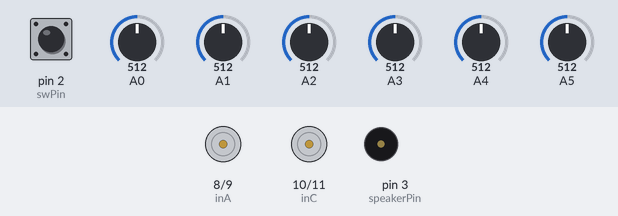
Bench run of a sketch on a simulated Arduino Uno, built with avr-gcc and run on an emulated ATmega328P. Shown: motor-driver pin pairs drawn as motors (green arrow = first pin HIGH = forward, orange = second pin HIGH = backward, longer = more drive, scaled by the enable pin), buzzer (waves = sounding). The inputs (shaded band) are chosen by the test bench; at power-on: pin 2 (swPin) HIGH, A0 = 512, A1 = 512, A2 = 512, A3 = 512, A4 = 512, A5 = 512. What the sketch prints to the serial monitor is not drawn.

Above: at 1.2 s.
1.3 s: pin 2 (swPin) pulled LOW for 0.15 s
At 3.0 s:
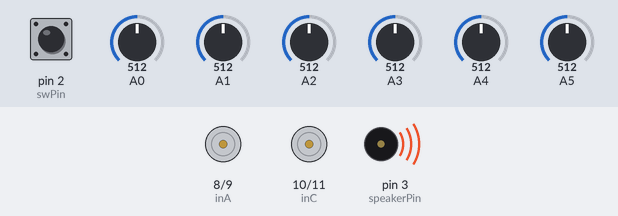
At 3.6 s:
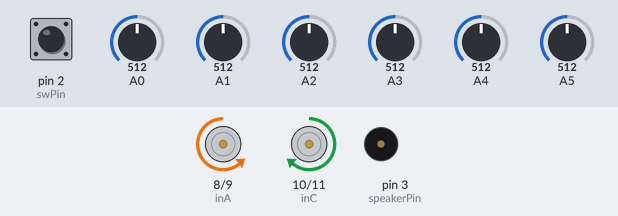
4.4 s: pin 2 (swPin) pulled LOW for 1 s
At 4.45 s:
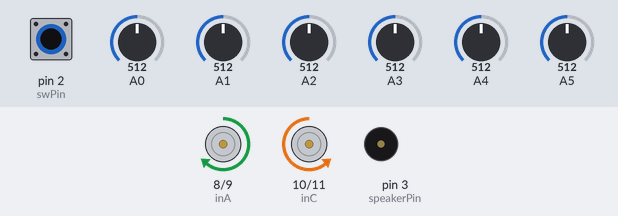
Timing chart, 0 to 7.4 s (numbered marks = the images above; inputs shaded):
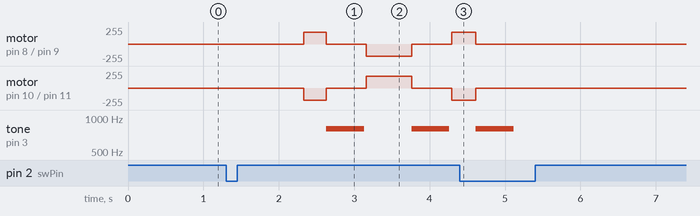

The sketch:

LineFollowRobot.ino
```cpp
#include "lineFollow.h"

void setup() {
	//setting up the sensors
	/*for (int i = 0; i < 5; i++) {
	pinMode(lsPin[i], INPUT);
	}*/
	pinMode(swPin, INPUT);
	pinMode(speakerPin, OUTPUT);

	pinMode(inA, OUTPUT);
	pinMode(inB, OUTPUT);
	//pinMode(enL, OUTPUT);

	pinMode(inC, OUTPUT);
	pinMode(inD, OUTPUT);
	//pinMode(enR, OUTPUT);

	//sw pin enable  Pull ups
	digitalWrite(swPin, HIGH);

	Serial.begin(9600);
	Serial.println("OK");

	analogWrite(enL, 220);

	//intensityCalc();
}

void loop() {

	//motorTest();

	//wait till the button is pressed
	while(checkSwitch());
	delay(1000);
	intensityCalc();

	while (checkSwitch());
	sensorTest();

	while(checkSwitch());
	delay(1000);
	//follow the line
	while (linefollow());

}

void motorTest() {

	//ROBOT MOTORS DIRECTION TEST CODE
	speakerTone(512, 1000);

	forward(speedMax, speedMax);
	delay(1000);
	stopBot();
	delay(1000);
	//RIGHT
	forward(speedMax, 0);
	delay(1000);
	stopBot();
	delay(1000);
	//LEFT
	forward(0, speedMax);
	delay(1000);
	stopBot();
	delay(1000);

	forward(speedMin, speedMin);
	delay(2000);
	stopBot();
	delay(1000);
}

void sensorTest() {

	readSensors();

	for (short i = 0; i < 6; i++) {
		Serial.print(lsData[i]);
		Serial.print(" ");
	}
	Serial.println(" ");
	delay(500);
}
```

lineFollow.h
```cpp
#include <Arduino.h>

//Motors
const short enL = 5;
const short inA = 8;
const short inB = 9;
const short enR = 6;
const short inC = 10;
const short inD = 11;

short speedL = 0, speedR = 0;

short speedMax = 250;
short speedMin = 180;

//switch
const short swPin = 2;
//speaker
const short speakerPin = 3;

//sensors
bool lsData[6] = { false };
const short lsPin[6] = { 0, 1, 2, 3, 4, 5 };
short tempCol = 0;
short thresholdVal = 0;
short blackCol = 0;
short whiteCol = 0;

//PID variables
int preError = 0, error = 0;
short Kp = 25, Ki = 1, Kd = 2;
float P, I, D, correction;

//function prototypes
bool checkSwitch();
void intensityCalc();
void readSensors();
void forward(short speed_L, short speed_R);
void reverse();
void stopBot();
void left();
void right();
void speakerTone(short toneF, short delayTone);

bool checkSwitch() {
	//end loop if the switch is pressed
	if (digitalRead(swPin) == LOW) {
		digitalWrite(swPin, HIGH);
		return false;
	}
	else
		return true;
}

void intensityCalc() {

	//make max: for the condition below ( to get the lowest white intensity )
	whiteCol = 1023;

	//grab the intensity values

	for (short i = 0; i < 6; i++) {
		tempCol = analogRead(lsPin[i]);

		if (blackCol <= tempCol) {
			//blackCol = blackCol + lsPin[i];
			blackCol = tempCol;
		}

		if (whiteCol >= tempCol) {
			whiteCol = tempCol;
		}
		delay(5);
	}

	analogWrite(enL, speedMin);
	digitalWrite(inA, HIGH);
	digitalWrite(inB, LOW);
	analogWrite(enR, speedMin);
	digitalWrite(inC, LOW);
	digitalWrite(inD, HIGH);
	delay(300);
	stopBot();

	//grab the intensity values
	for (short i = 0; i < 6; i++) {
		tempCol = analogRead(lsPin[i]);

		if (whiteCol >= tempCol) {
			whiteCol = whiteCol + tempCol;
		}
		delay(5);
	}

	analogWrite(enL, speedMin);
	digitalWrite(inA, LOW);
	digitalWrite(inB, HIGH);
	analogWrite(enR, speedMin);
	digitalWrite(inC, HIGH);
	digitalWrite(inD, LOW);
	delay(600);
	stopBot();

	//grab the intensity values
	for (short i = 0; i < 6; i++) {
		tempCol = analogRead(lsPin[i]);

		if (whiteCol >= tempCol) {
			whiteCol = whiteCol + tempCol;
		}
		delay(5);
	}

	analogWrite(enL, speedMin);
	digitalWrite(inA, HIGH);
	digitalWrite(inB, LOW);
	analogWrite(enR, speedMin);
	digitalWrite(inC, LOW);
	digitalWrite(inD, HIGH);
	delay(320);
	stopBot();

	whiteCol = (whiteCol / 13);

	thresholdVal = (whiteCol + blackCol) / 2;


	Serial.print("Black: ");
	Serial.println(blackCol);
	Serial.print("White: ");
	Serial.println(whiteCol);
	Serial.print("Threshold: ");
	Serial.println(thresholdVal);

	return;
}

void readSensors() {

	//save the previous error
	preError = error;

	//read the sensor value and save as Digital
	for (int i = 0; i < 5; i++) {
		//clear the values
		lsData[i] = false;
		tempCol = analogRead(lsPin[i]);

		if (tempCol < thresholdVal)
			lsData[i] = true;

		delay(5);

		//calculate error
		error = error + (lsData[i] * (i + 1));
	}

	error = error / (lsData[0] + lsData[1] + lsData[2] + lsData[3] + lsData[4] + lsData[5]);
	//error = error - 4.5;

	return;
}

bool linefollow() {
	/*
	* 000000
	* 100001 - stop
	* 001100 - fw
	* 100000 - l 90
	* 011000 - l
	* 000110 - r
	* 000001 - r 90
	*/

	readSensors();

	if (lsData[0] && lsData[5]) {
		//stop Bot
		stopBot();
		return false;
	}

	/*if (lsData[0]) {
		speakerTone(512, 100);
	}

	if (lsData[5]) {
		speakerTone(512, 100);
	}*/


	/*P = error * Kp;

	I = I + error;
	I = I * Ki;

	D = error - preError;

	correction = P + I + D;

	speedL = speedMin + correction;
	speedR = speedMin - correction;

	if (speedR > speedMax)
		speedR = speedMax;

	if (speedL > speedMax)
		speedL = speedMax;

	forward(speedL, speedR);*/

	return true;
}

void speakerTone(short toneF, short delayTone) {
	tone(speakerPin, toneF);
	delay(delayTone);
	noTone(speakerPin);
}


//movements handler functions
void forward(short speed_L, short speed_R) {
	analogWrite(enL, speed_L);
	digitalWrite(inA, HIGH);
	digitalWrite(inB, LOW);
	analogWrite(enR, speed_R);
	digitalWrite(inC, HIGH);
	digitalWrite(inD, LOW);
}
void reverse() {
	//analogWrite(enL, 250);
	digitalWrite(inA, LOW);
	digitalWrite(inB, HIGH);
	//analogWrite(enR, 250);
	digitalWrite(inC, LOW);
	digitalWrite(inD, HIGH);
}
void stopBot() {
	//analogWrite(enL, 250);
	digitalWrite(inA, LOW);
	digitalWrite(inB, LOW);
	//analogWrite(enR, 250);
	digitalWrite(inC, LOW);
	digitalWrite(inD, LOW);

	speakerTone(800, 500);
}
void left() {
	//analogWrite(enL, 250);
	digitalWrite(inA, LOW);
	digitalWrite(inB, LOW);
	//analogWrite(enR, 250);
	digitalWrite(inC, HIGH);
	digitalWrite(inD, LOW);
}
void right() {
	//analogWrite(enL, 250);
	digitalWrite(inA, HIGH);
	digitalWrite(inB, LOW);
	//analogWrite(enR, 250);
	digitalWrite(inC, LOW);
	digitalWrite(inD, LOW);
}
```
